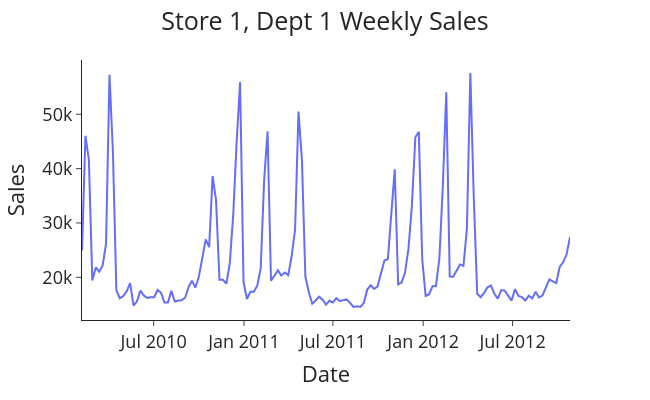

Notebook code cell kept with this figure:
### Code cell
plot_sales(train_merged, store=1, dep=1)

### Figure 1 — Plotly figure (JSON) as saved in the notebook; plotly's stock layout.template omitted (floating-point values rounded to 4 significant figures; data arrays with more than 128 entries replaced by an {"elided": "..."} marker saying what was removed)
{"data": [{"hovertemplate": "Date=%{x}<br>Sales=%{y}<extra></extra>", "legendgroup": "", "line": {"color": "#636efa", "dash": "solid"}, "marker": {"symbol": "circle"}, "mode": "lines", "name": "", "orientation": "v", "showlegend": false, "x": {"elided": "143 str values"}, "xaxis": "x", "y": {"elided": "143 float values"}, "yaxis": "y", "type": "scatter"}], "layout": {"xaxis": {"anchor": "y", "domain": [0.0, 1.0], "title": {"text": "Date"}}, "yaxis": {"anchor": "x", "domain": [0.0, 1.0], "title": {"text": "Sales"}}, "legend": {"tracegroupgap": 0}, "margin": {"t": 60}, "font": {"size": 18}, "title": {"text": "Store 1, Dept 1 Weekly Sales", "x": 0.5}, "width": 650, "height": 400}}
